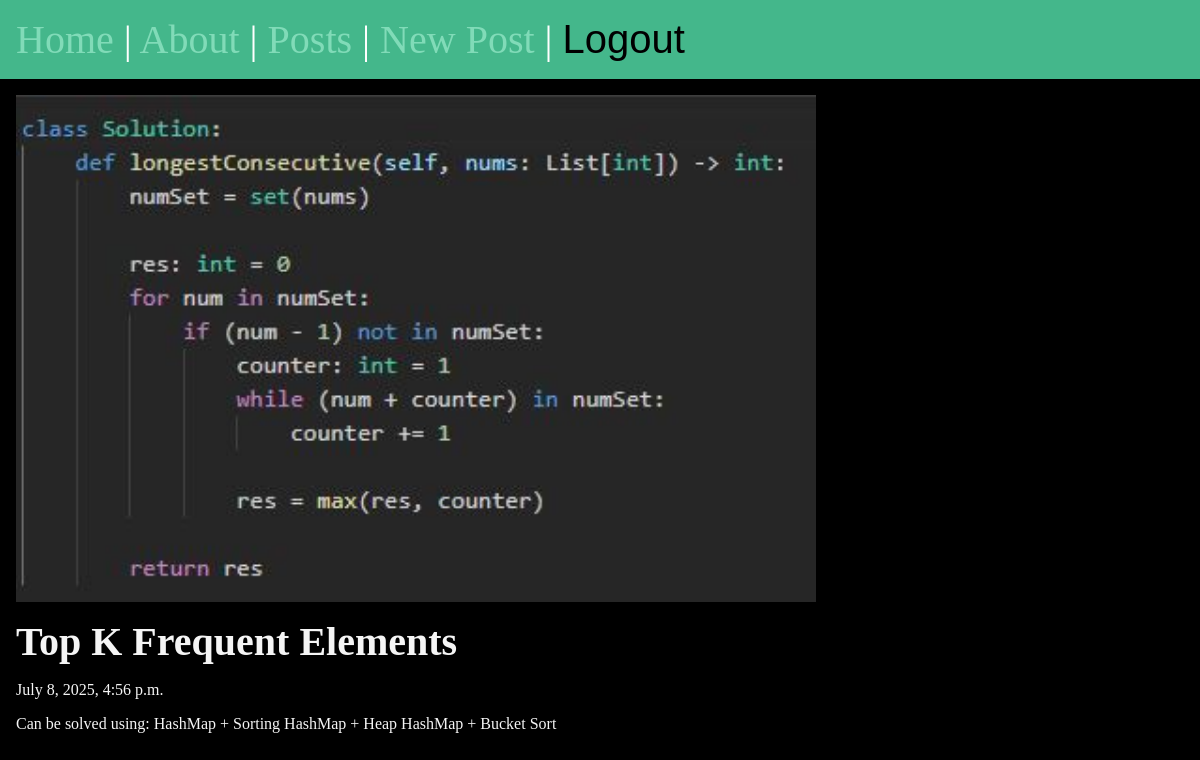
The app's page /posts/top-k-frequent (signed in) with its own data.
### posts/models.py (models this page shows, shortened)
class Post(models.Model):
    title = models.CharField(max_length=70)
    body = models.TextField()
    slug = models.SlugField()
    date = models.DateTimeField(auto_now_add=True)
    banner = models.ImageField(default='fallback.png', blank=True)
    author = models.ForeignKey(User, on_delete=models.CASCADE, default=None)

### posts/views.py (the view)
# urls.py: path('<slug:slug>', views.post_page, name='page')
def post_page(request, slug):
    post = Post.objects.get(slug=slug)
    return render(request, 'posts/post_page.html', { 'post': post })

### posts/templates/posts/post_page.html (shortened to what this page needs)
{% extends "layout.html" %}
{% block content %}
    <section>
        <img class="banner" src="{{ post.banner.url }}" alt="{{ post.title }}" />
        <h1>{{ post.title }}</h1>
        <p>{{ post.date }}</p>
        <p>{{ post.body }}</p>
    </section>
{% endblock  %}

### static/css/style.css (style rules this page uses)
* { margin: 0; padding: 0; box-sizing: border-box; }
body { min-height: 100vh; background-color: black; color: whitesmoke; font-size: 3rem; }
section { display: flex; flex-flow: column; gap: 1rem; }
h1, h2 { font-size: 2.5rem; }
p { font-size: 1rem; }
.banner { display: block; width: 100%; max-width: 800px; }

### records on screen
Post: banner (picture), title "Top K Frequent Elements", date "July 8, 2025, 4:56 p.m.", body "Can be solved using: HashMap + Sorting HashMap + Heap HashMap + Bucket Sort"
